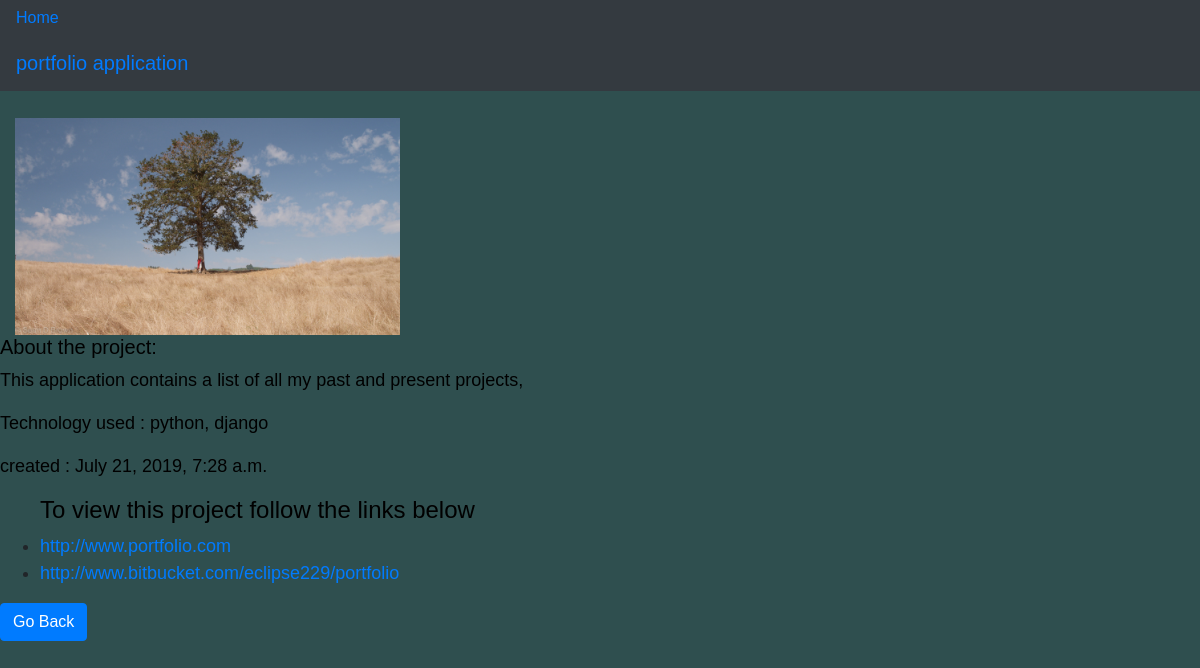
Page /projects/projects/5/ on the earlier database version.
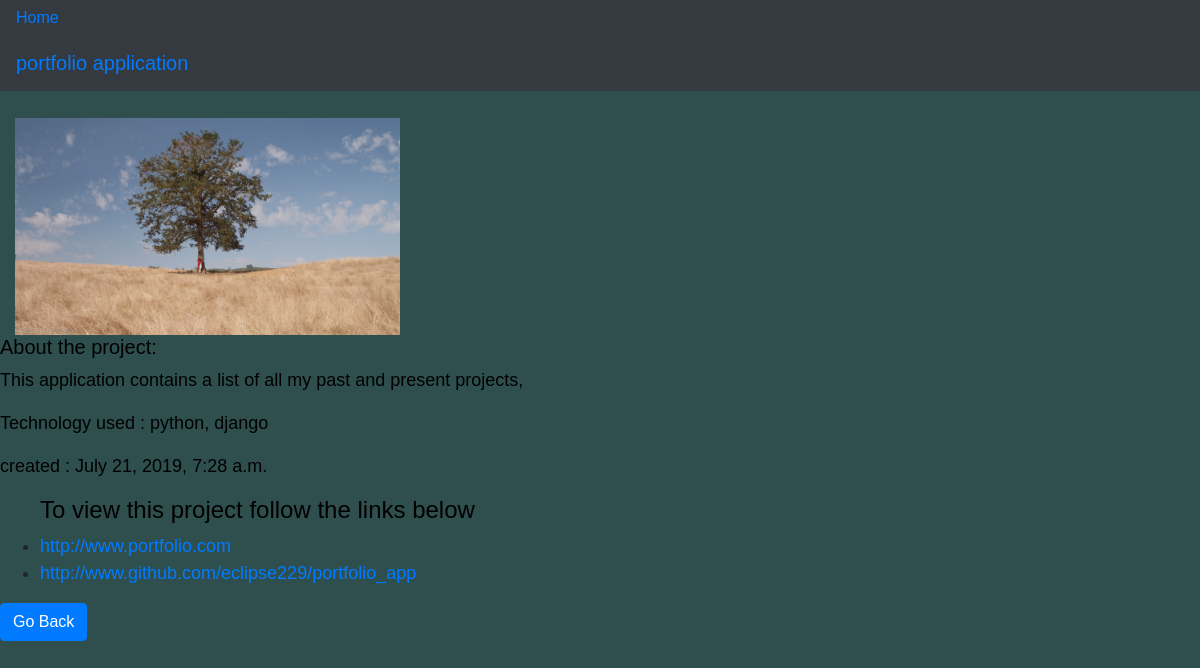
Same page on the later database version.
### myworks/models.py (models this page shows, shortened)
class Portfolio(models.Model):
    title = models.CharField(max_length = 30, verbose_name = 'project name')
    project_url = models.URLField(max_length=100)
    project_repository = models.URLField(max_length=50)
    description = models.TextField(blank=True)
    technology_used = models.CharField(max_length=15,verbose_name ='technology')
    date_created = models.DateTimeField(auto_now_add=True)

### myworks/views.py (the view)
# urls.py: path('projects/<int:pk>/', ProjectDetails.as_view(), name='details'),
class ProjectDetails(DetailView):
    model = Portfolio
    template_name = 'project_details.html'
    context_object_name = 'project'

### myworks/templates/project_details.html (shortened to what this page needs)
{% extends 'base.html' %}
{% load static %}
    {% block content %}
    <nav class="navbar navbar-expand-md navbar-dark bg-dark mb- ">
           <h5> <a href='#'>{{ project.title }}</a><br/></h5>
        </nav>
   <br/> <div class="row\">
        <div class="col-md-8">
            <img src="{% static 'img/homepage.jpeg' %}" alt="" width="50%" height="70%">
        </div>
    </div>
    <h5>About the project:</h5>
    <p> {{ project.description }}</p>
    <p> Technology used : {{ project.technology_used }}</p>
    <p> created : {{ project.date_created }} </p>
    <ul>
        <h4>To view this project follow the links below </h4>
        <li> <a href="{{ project.project_url }}" > {{project.project_url }}</a> </li>
        <li> <a href="{{ project.project_repository }}" > {{project.project_repository }}</a> </li>
    </ul>
    <a href="{% url 'projects' %}" class="btn btn-primary"> Go Back</a><br/><br/> {% endblock content %}

Differences in the rows shown:
changed Portfolio "portfolio application": project_repository "http://www.bitbucket.com/eclipse229/portfolio" → "http://www.github.com/eclipse229/portfolio_app"
